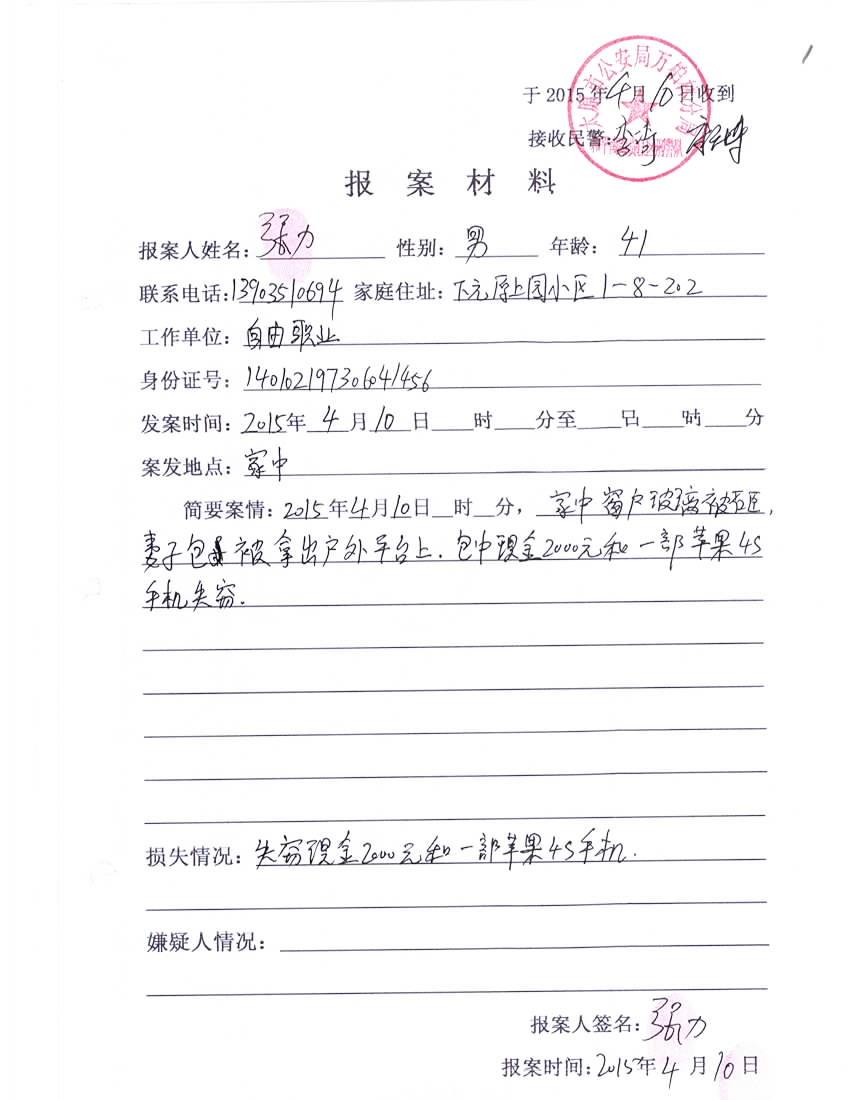
#> input picture ApplyImages/image00024.JPG, 850 x 1100 px, found by its file name
$ python imagedevide.py   (Python 2 division)   (older library calls are emulated)
#> lines starting #> are read from the running program, lines starting #| are printed output that depends on the picture; after the words box and inside, x2 and y2 are one past the last pixel; in counts of white or black regions, pixels touching at a corner belong together
### helper.py
# coding=utf-8
import cv2
import numpy as np

# [19 lines left out: functions show_image, to_threshold, not called in this run]

def to_threshold_from_raw_image(_raw_image):
	gray = cv2.cvtColor(_raw_image, cv2.COLOR_BGR2GRAY)
	img = cv2.adaptiveThreshold(gray, 255, cv2.ADAPTIVE_THRESH_GAUSSIAN_C, cv2.THRESH_BINARY_INV, 11, 2)
	return img

# [29 lines left out: functions from_image_to_cv, cv_to_img_file, cv_rotate_img, not called in this run]

def cv_rid_red(_raw_image):
	for i in range(_raw_image.shape[0]):
		for j in range(_raw_image.shape[1]):
			if _raw_image[i, j, 2] > 255 * 0.8:
				_raw_image[i][j] = [255, 255, 255]
			else:
				pass
	return _raw_image

### correctimage.py
# coding:utf-8
import cv2
import numpy as np
import math
from PIL import Image
import helper
import os


# [24 lines left out: functions threshold, dilate, not called in this run]

def erode(raw_img, x_axis=7):
	"""
		腐蚀图片
	:param x_axis: x方向腐蚀度
	:param raw_img:
	:return:
	"""
	kernel = cv2.getStructuringElement(cv2.MORPH_RECT, (x_axis,1))
	raw_img = cv2.erode(raw_img, kernel)
	return raw_img

# [83 lines left out: functions caculate_rotate_angle, precorrect, predir, not called in this run]


# [6 lines that do not run on import are left out]
	# img_dir = "/Users/Alex/Desktop/test"
	# predir(img_dir)

### imagedevide.py
# coding:utf8

import sys

import cv2
# import cv2.cv as cv
import numpy as np
from PIL import Image
import os
import time
import helper
import matplotlib.pyplot as plot
import correctimage


# [147 lines left out: functions preprocess, findTextRegion, detect, detectfromimgpath, detectfromrawimage, processimagefiles, not called in this run]

def devide_image_by_horizon(_raw_image):
	# 去除红色像素并且二值化
	_raw_image = helper.cv_rid_red(_raw_image)
	img = helper.to_threshold_from_raw_image(_raw_image)
	img = cv2.Sobel(img, cv2.CV_8U, 0, 1, ksize=1)
	img = correctimage.erode(img, x_axis=2)
	# img = correctimage.erode(img, x_axis=1)
	# helper.show_image(img)
	# img = cv2.convertScaleAbs(img)
	horizontal_sum = np.sum(img, axis=1)
	return extract_peek_ranges_from_array(horizontal_sum)

def extract_peek_ranges_from_array(array_vals, mininum_val = 511, mininum_range = 10, mininum_space=10):
	"""

	:param array_vals:
	:param mininum_val:
	:param mininum_range: 一个字符的大小
	:param mininum_space: 两个字符之间的距离
	:return:
	"""
	start_i = None
	end_i = None
	end_i_list = []
	peek_ranges = []
	for i, val in enumerate(array_vals):
		if val > mininum_val and start_i is None:
			start_i = i
		elif val > mininum_val and start_i is not None:
			pass
		elif val < mininum_val and start_i is not None:
			end_i_list.append(i)
			if len(end_i_list) < mininum_space:
				end_i = i
			else:
				if end_i - start_i >= mininum_range:
					peek_ranges.append((start_i, end_i))
				start_i = None
				end_i_list = []
				end_i = None
		elif val < mininum_val and start_i is None:
			pass
		else:
			raise ValueError("cannot parse this case...")
	return peek_ranges

# [46 lines left out: functions rid_title_from_horizon, rid_word_from_a_line, not called in this run]
if __name__ == '__main__':
	# image_dir = "/Users/Alex/Desktop/test"
	# processimagefiles(image_dir)

	image_file = "/Users/Alex/Desktop/test/image00024.JPG"
	devide_image_by_horizon(cv2.imread(image_file))
#> in to_threshold_from_raw_image, `img = cv2.adaptiveThreshold(gray, 255, cv2.ADAPTIVE_THRESH_GAUSSIAN_C,..`:
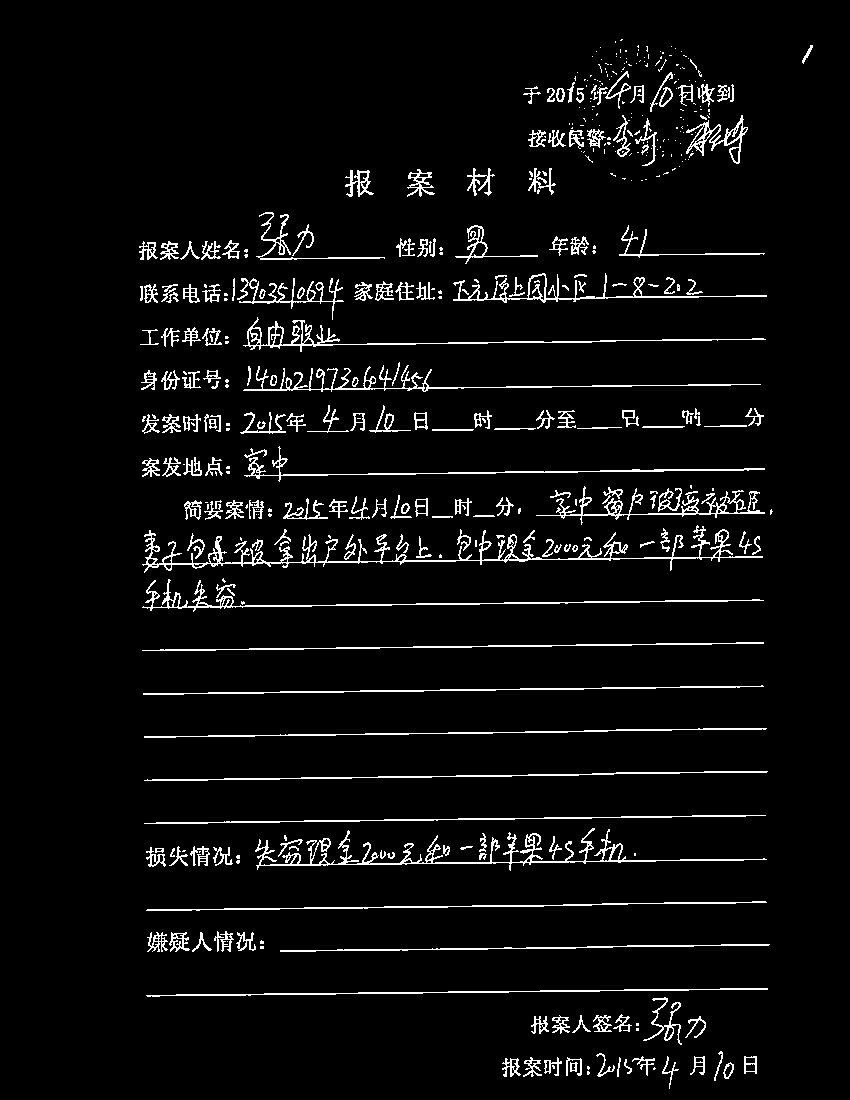
#> img: shape (1100, 850); 4.8% white in thin lines or dots, all inside (x1, y1, x2, y2) = (139, 39, 813, 1089)
#> in devide_image_by_horizon, `img = cv2.Sobel(img, cv2.CV_8U, 0, 1, ksize=1)`:
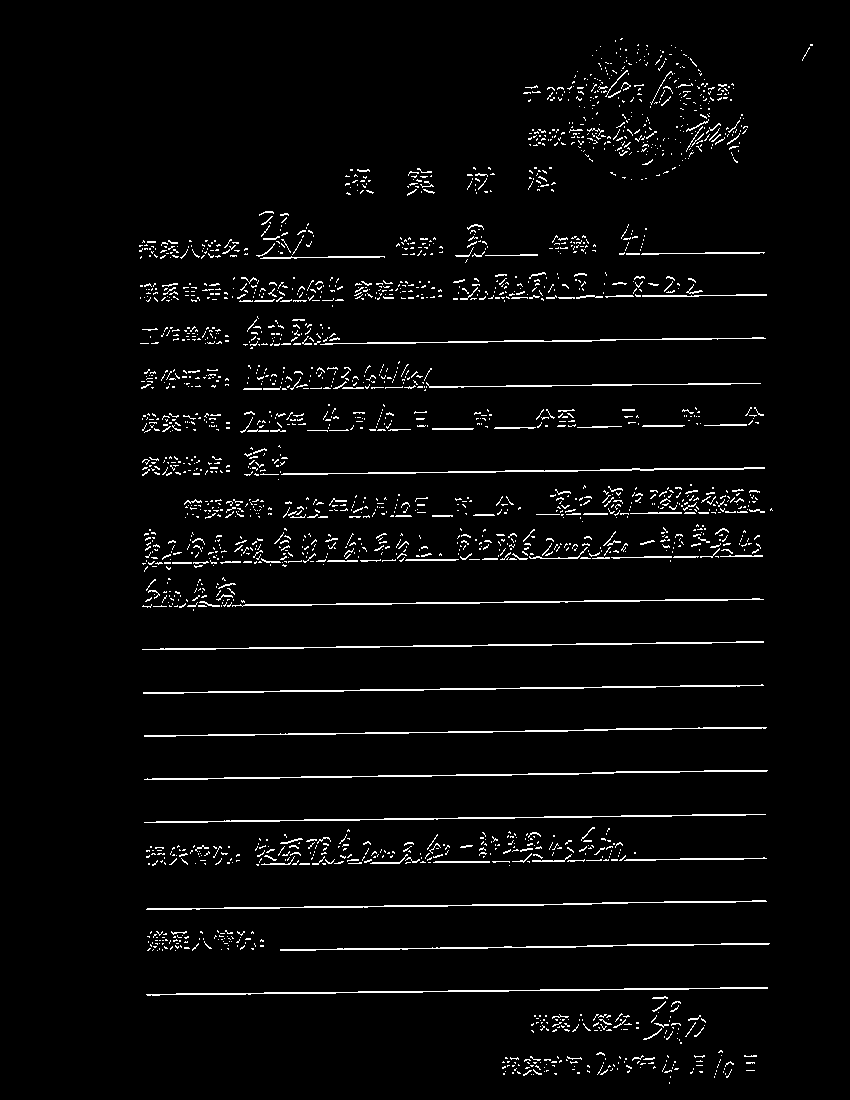
#> img: shape (1100, 850); 3.3% white in thin lines or dots, all inside (x1, y1, x2, y2) = (139, 38, 813, 1084)
#> in erode, `raw_img = cv2.erode(raw_img, kernel)`:
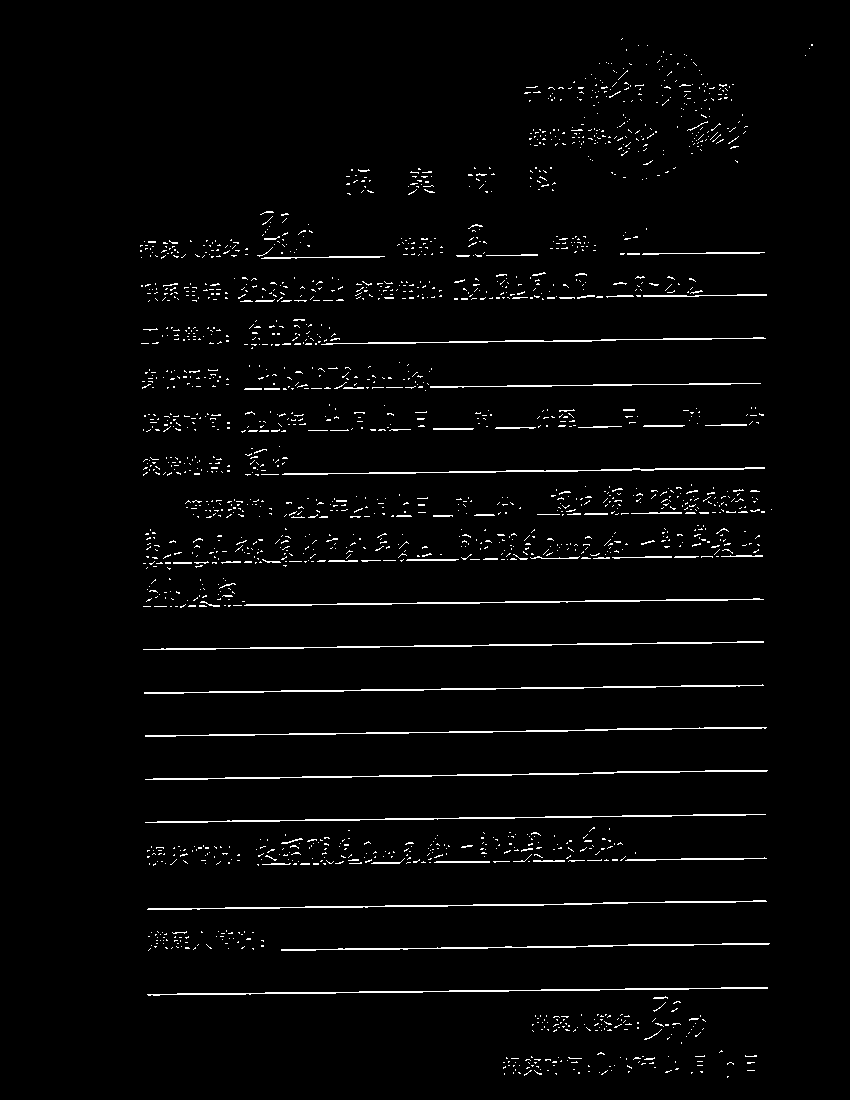
#> raw_img: shape (1100, 850); 2.5% white in thin lines or dots, all inside (x1, y1, x2, y2) = (140, 38, 813, 1078)
#> in devide_image_by_horizon, `horizontal_sum = np.sum(img, axis=1)`: horizontal_sum = 1100 values, max 43350 at index 295, min 0 at index 0, mean 5378.4
#> the loop in extract_peek_ranges_from_array, `for i, val in enumerate(array_vals):` made 1100 passes
#> val on passes 1 to 8: 0, 0, 0, 0, 0, 0, 0, 0
#> after the loop in extract_peek_ranges_from_array, `for i, val in enumerate(array_vals):`: end_i_list = []; peek_ranges = [(45, 55), (62, 77), (80, 113), (121, 188), (211, 260), (273, 310), (319, 351), (365, 397), (408, 440), (449, 483), (487, 527), (565, 577), (579, 612), (641, 658), (685, 702), (727, 745), (770, 788), (814, 866), (900, 918), (931, 958), (987, 1013), (1051, 1083)]

$ run again, with ApplyImages/image00003.JPG copied over ApplyImages/image00024.JPG
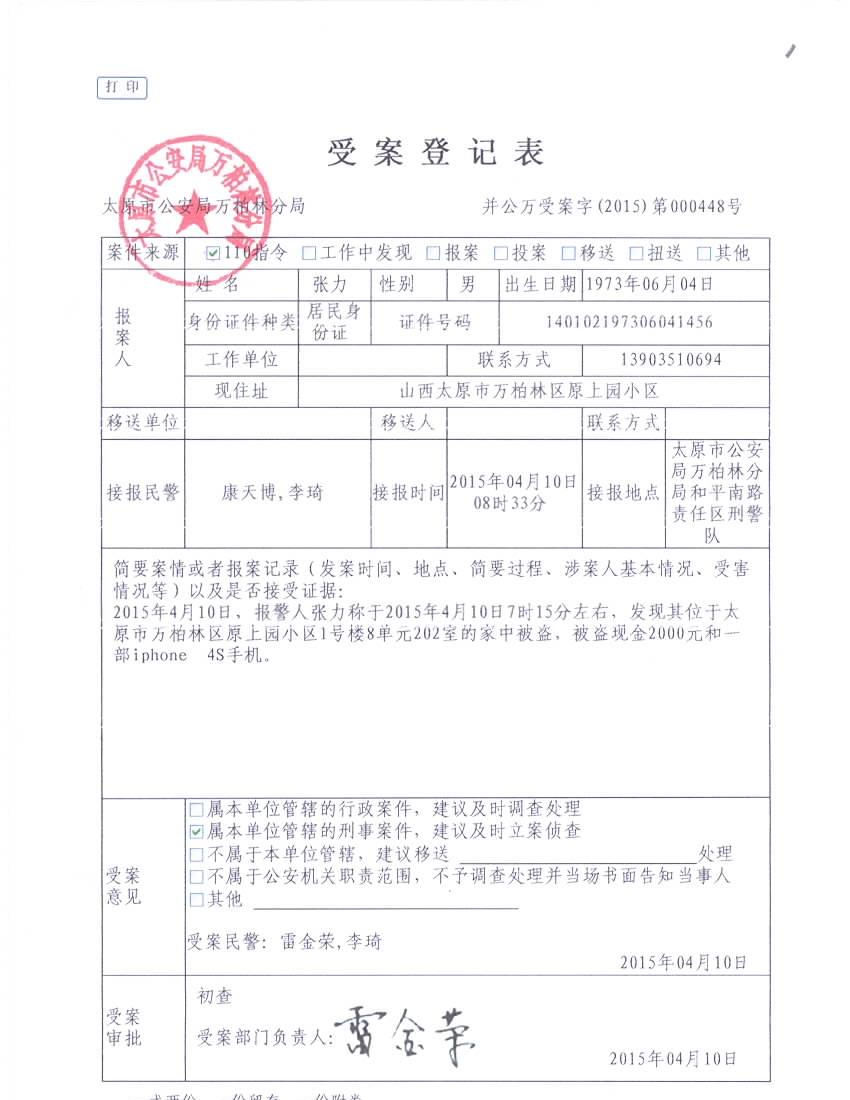
#> input picture ApplyImages/image00003.JPG, 850 x 1100 px, found by its file name
#> in to_threshold_from_raw_image, `img = cv2.adaptiveThreshold(gray, 255, cv2.ADAPTIVE_THRESH_GAUSSIAN_C,..`:
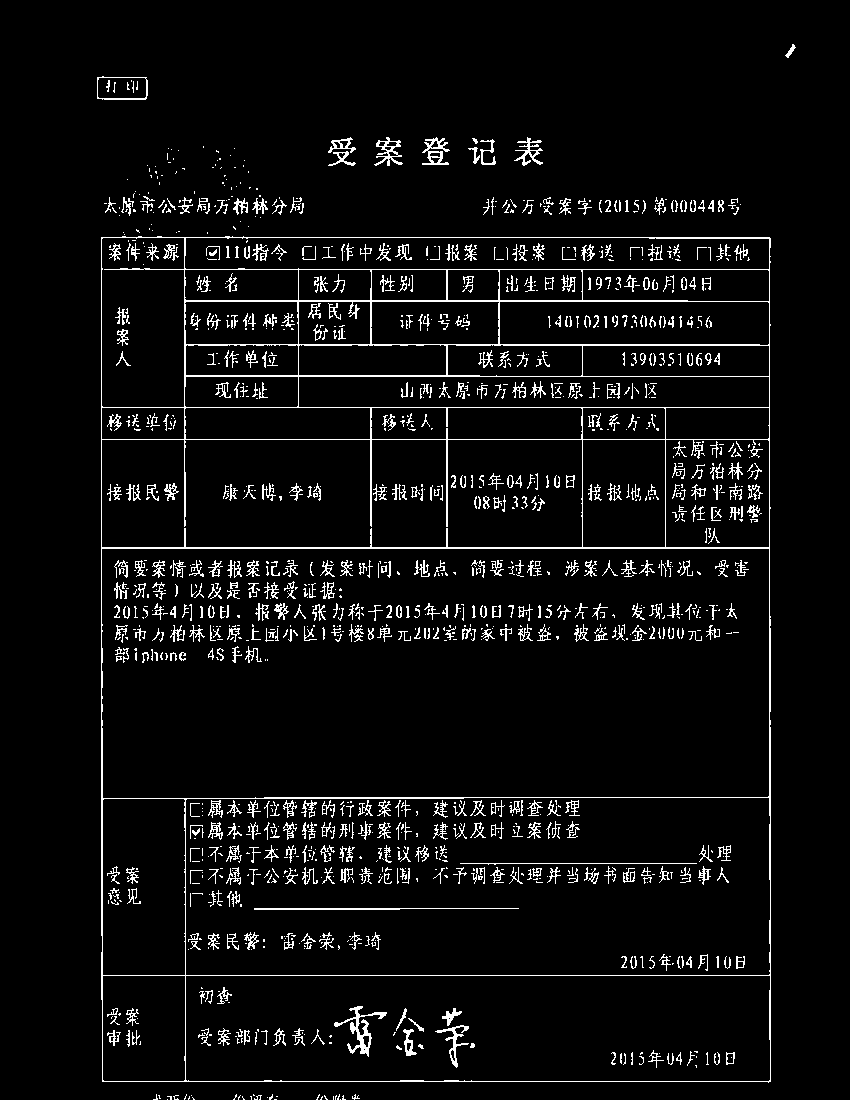
#> img: shape (1100, 850); 5.2% white in thin lines or dots, all inside (x1, y1, x2, y2) = (97, 44, 796, 1100)
#> in erode, `raw_img = cv2.erode(raw_img, kernel)`:
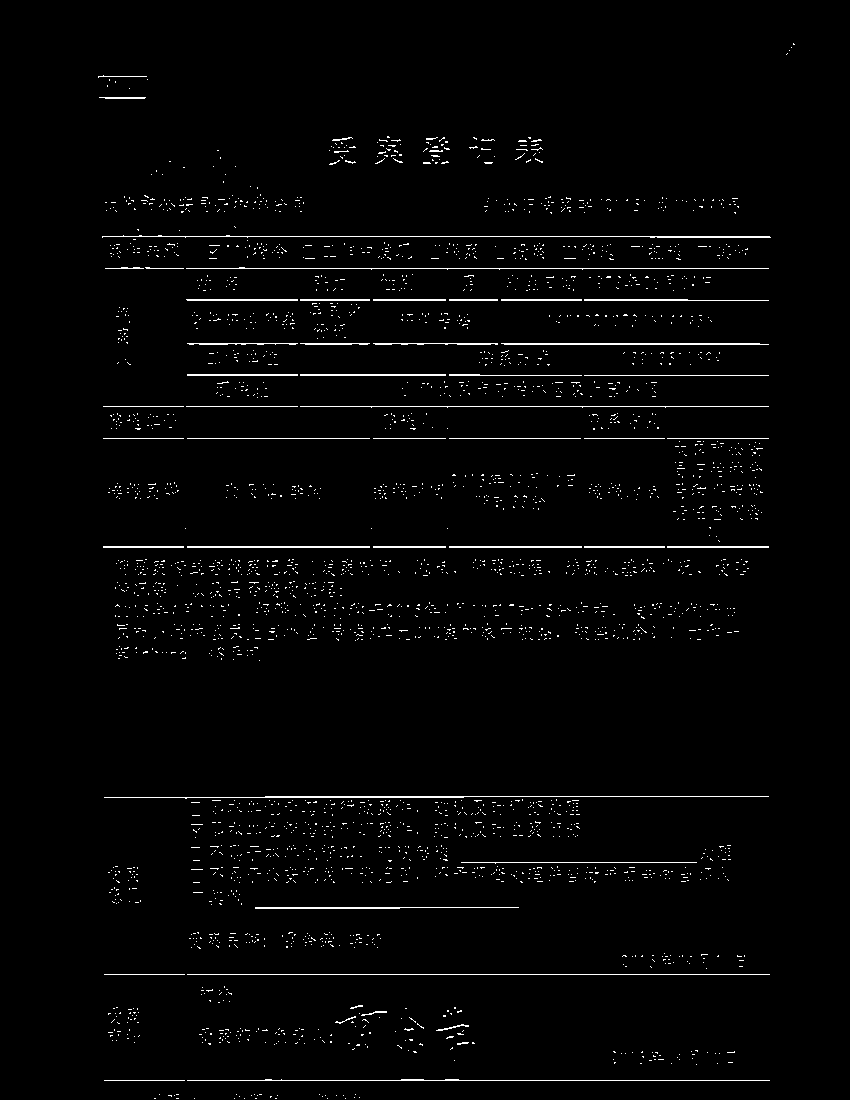
#> raw_img: shape (1100, 850); 1.9% white in thin lines or dots, all inside (x1, y1, x2, y2) = (98, 43, 795, 1099)
#> horizontal_sum = 1100 values, max 170340 at index 236, min 0 at index 0, mean 4171.8
#> the loop in extract_peek_ranges_from_array, `for i, val in enumerate(array_vals):` made 1100 passes
#> val on passes 1 to 3: 0, 0, 0
#> after the loop in extract_peek_ranges_from_array, `for i, val in enumerate(array_vals):`: end_i = 1099; end_i_list = [1099]; peek_ranges = [(97, 107), (137, 173), (195, 221), (235, 264), (267, 295), (299, 335), (342, 369), (374, 400), (406, 431), (438, 458), (462, 515), (518, 529), (546, 556), (559, 601), (624, 659), (796, 838), (845, 887), (892, 911), (932, 961), (963, 973), (989, 1002), (1005, 1068), (1079, 1089)]; start_i = 1094
